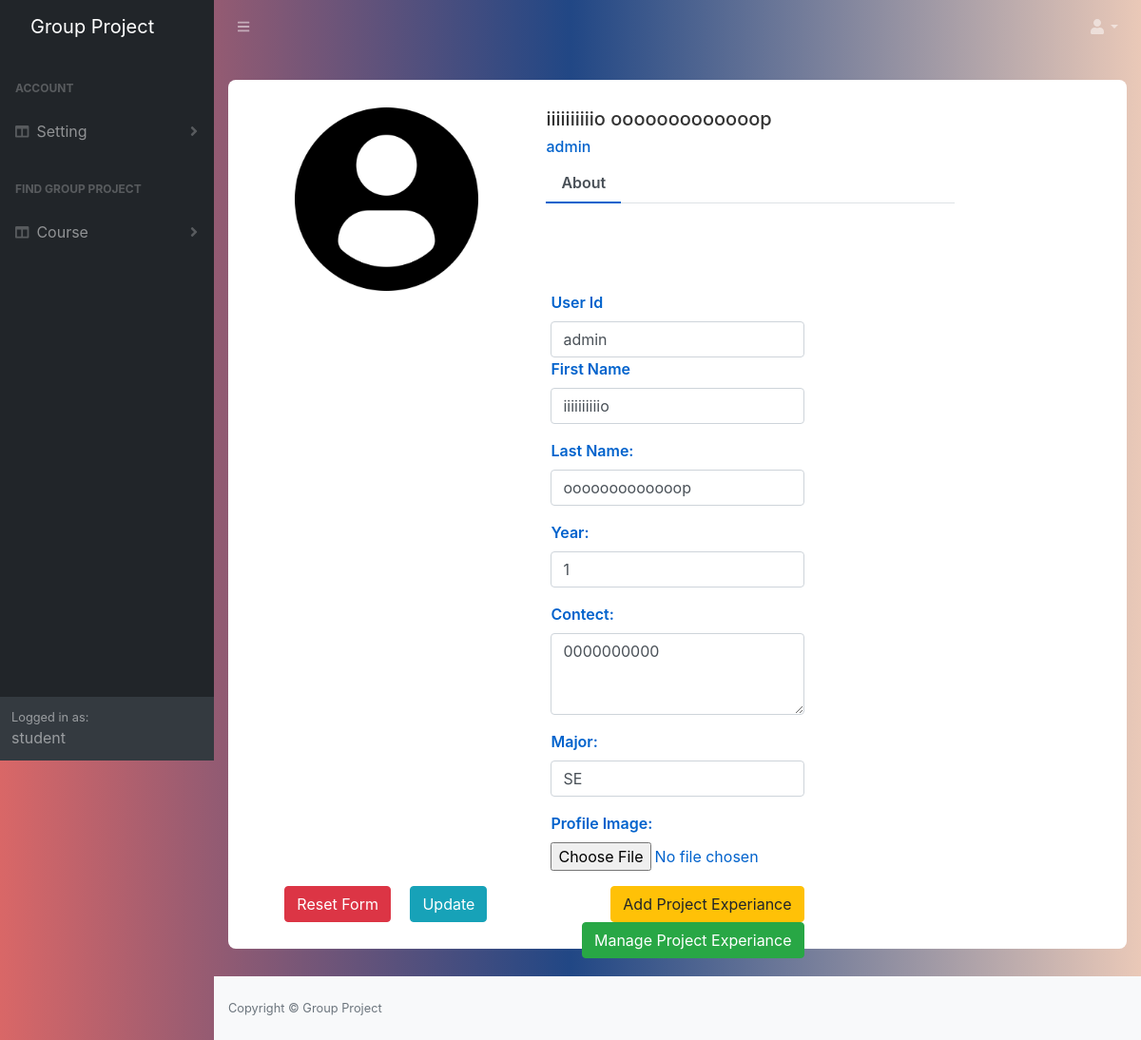
Page /profile/edit/view/update/1/ (signed in) on the earlier database version.
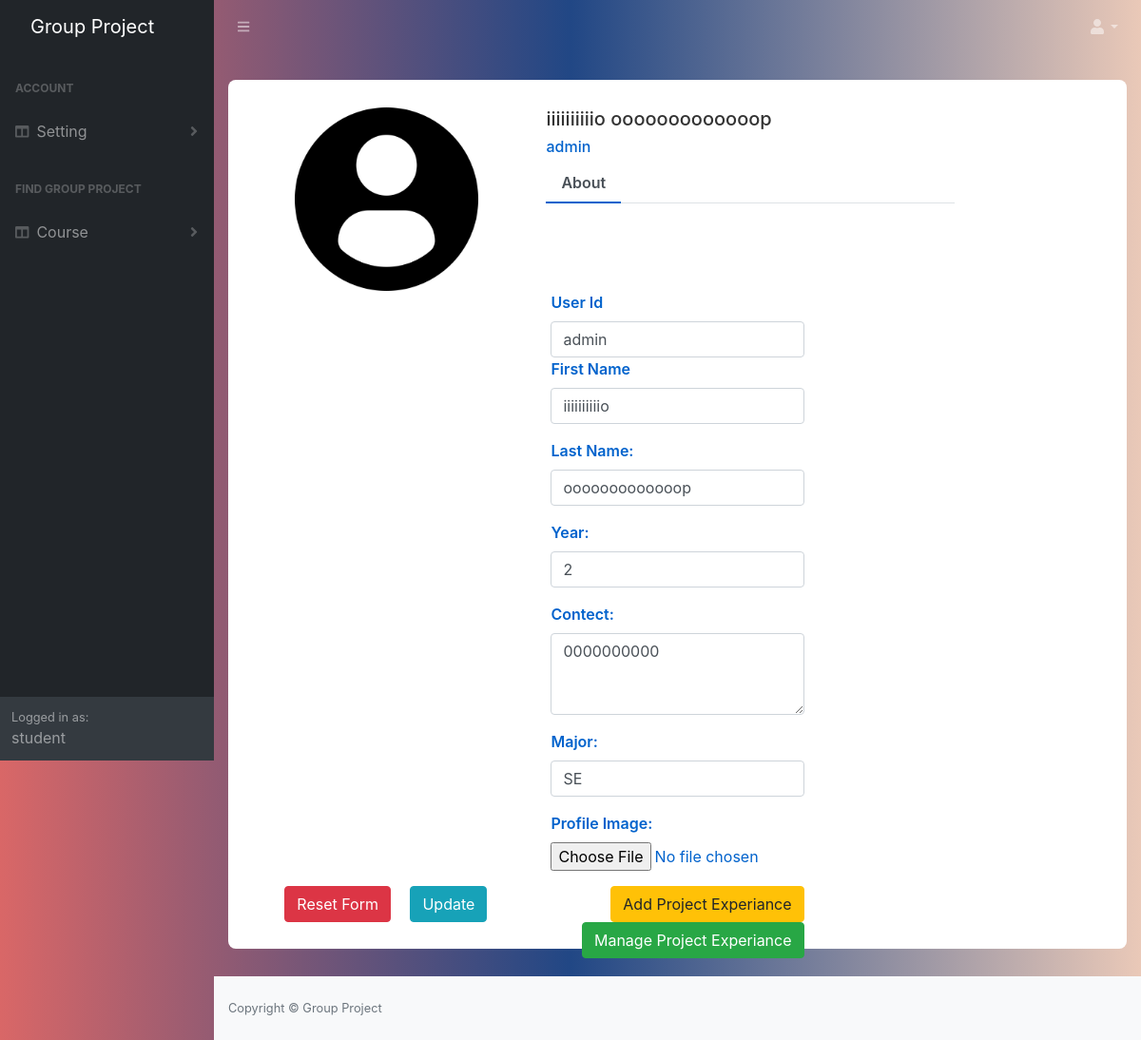
Same page on the later database version.
### manage_app/models.py (models this page shows)
class Student(models.Model):
   user = models.OneToOneField(User, on_delete=models.CASCADE)
   year = models.IntegerField()
   contect = models.CharField( max_length=50)
   major = models.CharField( max_length=50)
   profile_pic = models.ImageField(null =True, blank=True)

### manage_project/views.py (the view, shortened to what this page needs)
# urls.py: path('profile/edit/view/update/<int:user_id>/',views.update_profile, name='find_project_user_update'),
@login_required
@permission_required('auth.view_user')
def update_profile(request,user_id):
    studentt = request.user.student
    form = StudentForm(instance=studentt)
    try:
        user = User.objects.get(pk=user_id)
        msge = ''
    except User.DoesNotExist:
        return redirect('find_project_home')
    context = {
        'user': user,
        'msge': msge,
        'form':form,
    }
    return render(request, 'update_profile.html', context=context)

### manage_app/forms.py
class StudentForm(forms.ModelForm):
    class Meta:
        model = Student
        fields ='__all__'
        exclude = ['user']
        labels ={
            'year' :'Year',
            'major':'Major',
            'contect' :'Contect',
            'profile_pic':'Profile Image'}
        widgets = {
            'year': forms.TextInput(attrs={
            'class': 'form-control',
            }),
            'major': forms.TextInput(attrs={
            'class': 'form-control',
            }),
            'contect': forms.Textarea(attrs={
            'rows': 3,
            'class': 'form-control',
            })
         }

### templates/update_profile.html (shortened to what this page needs)
{% extends 'base.html' %} {% block content %}
<link href="//maxcdn.bootstrapcdn.com/bootstrap/4.1.1/css/bootstrap.min.css" rel="stylesheet" id="bootstrap-css">
<div class="container emp-profile">
    {% if user.id %}
    <form method="POST" action="{% url 'find_project_user_update' user_id=user.id %}" enctype="multipart/form-data">
        {% else %}
        <form method="POST" action="{% url 'find_project_user_profile' %}">
            {% endif %} {% csrf_token %}
            <div class="row">
                <div class="col-md-4">
                    <div class="profile-img">
                        {% if user.student.profile_pic %}
                        <img src="{{request.user.student.profile_pic.url}}" alt="" /> {% else %}
                        <img src="/images/profile-user.png" alt="" /> {% endif %}
                    </div>
                </div>
                <div class="col-md-6">
                    <div class="profile-head">
                        <h5>
                            {{user.first_name}} {{user.last_name}}
                        </h5>
                        <h6>
                            {{user.username}}
                        </h6>
                        <ul class="nav nav-tabs" id="myTab" role="tablist">
                            <li class="nav-item">
                                <a class="nav-link active" id="home-tab" data-toggle="tab" href="#home" role="tab" aria-controls="home" aria-selected="true">About</a>
                            </li>
                        </ul>
                    </div>
                </div>
            </div>
            <div class="col-md-8">
                <div class="tab-content profile-tab" id="myTabContent">
                    <div class="tab-pane fade show active" id="home" role="tabpanel" aria-labelledby="home-tab">
                        <div class="row">
                            <div class="col-md-6">
                            </div>
                            <div class="col-md-6"> <label style="color:#0062cc ;">User Id</label>
                                <input type="text" class="form-control" name="username" id="username" value="{{user.username}}" required>
                            </div>
                        </div>
                        <div class="row">
                            <div class="col-md-6">
                            </div>
                            <div class="col-md-6"> <label style="color:#0062cc ;">First Name</label>
                                <p> <input type="text" class="form-control" name="first_name" id="first_name" value="{{user.first_name}}" required></p>
                            </div>
                        </div>
                        <div class="row">
                            <div class="col-md-6">
                            </div>
                            <div class="col-md-6">
                                <label style="color:#0062cc ;">Last Name:</label>
                                <p> <input type="text" class="form-control" name="last_name" id="last_name" value="{{user.last_name}}" required></p>
                            </div>
                        </div>
                        <div class="row">
                            <div class="col-md-6">
                            </div>
                            <div class="col-md-6">
                                {{form.as_p}}
                            </div>
                        </div>
                    </div> <button type="reset" class="btn btn-danger ml-3">Reset Form</button>
                    <button type="submit" class="btn btn-info ml-3">Update</button>
                    <a href="{% url 'find_project_add_pro_ex' student_id=user.student.id  %}" class="btn btn-warning float-right">Add Project Experiance</a> &nbsp;
                   &nbsp;&nbsp; <a href="{% url 'view_pro_ex' student_id=user.student.id  %}" class="btn btn-success float-right">Manage Project Experiance</a>
                </div>
        </form>
        </div>
</div>
{% endblock %}

Differences in the rows shown:
changed Student "SE": year "1" → "2"
